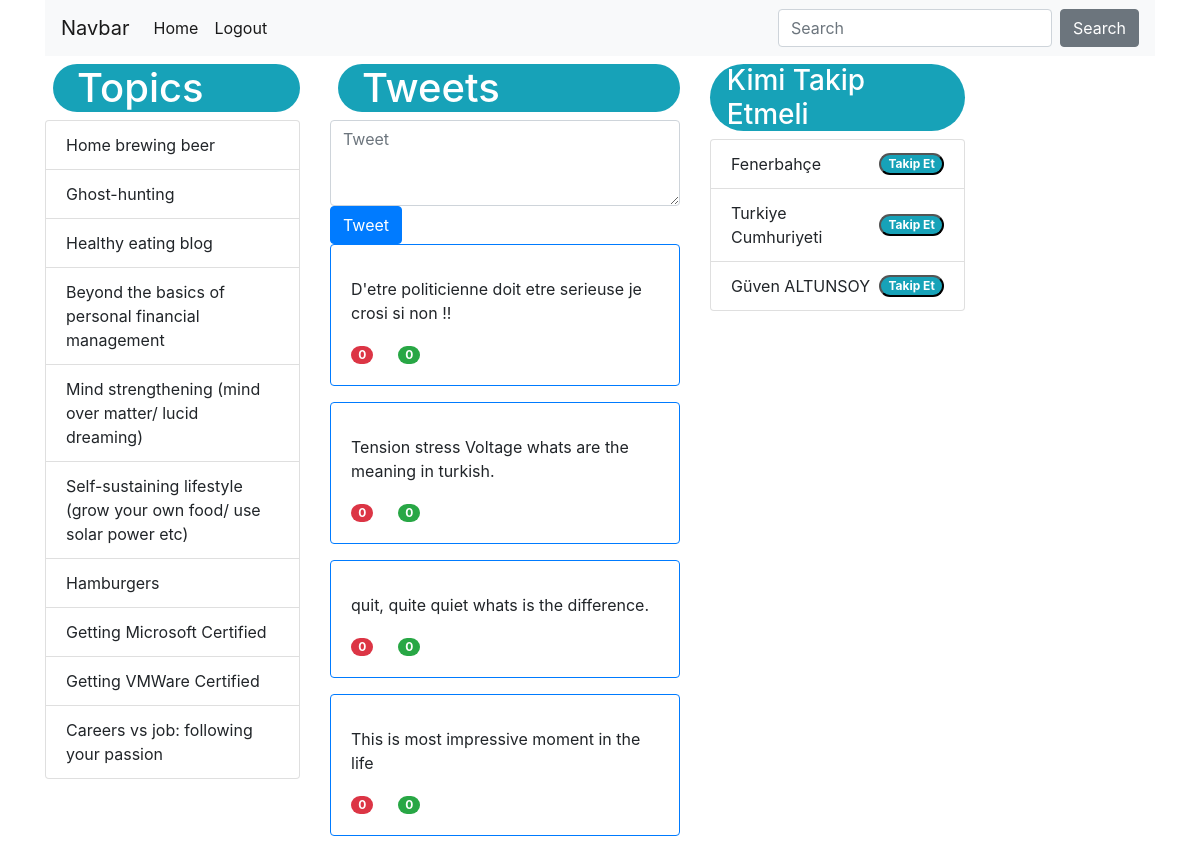
The page / (signed in, upper part) on the database as committed earlier.
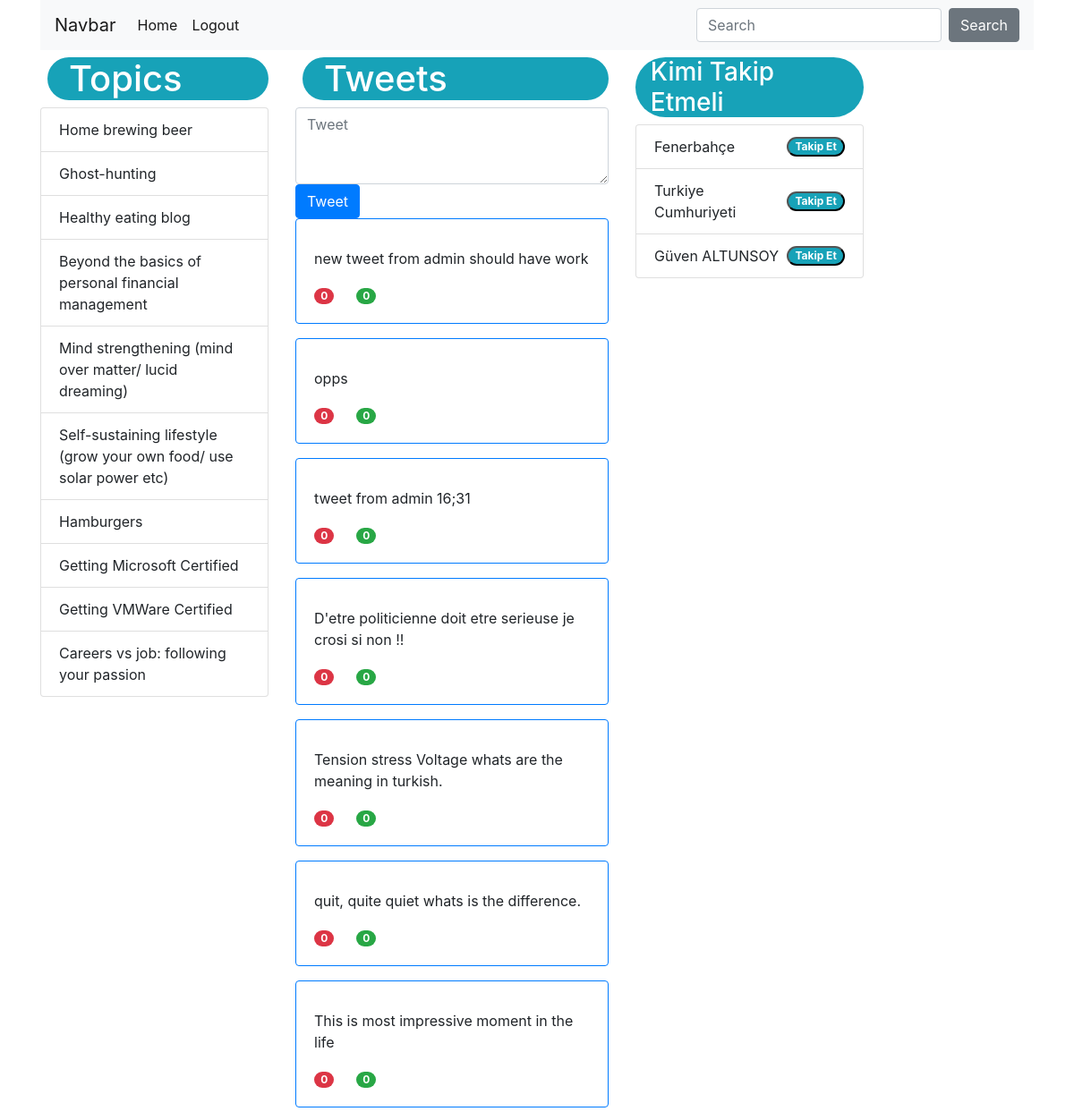
The same page on the database as committed later.
### user_profile/models.py (models this page shows)
class Topics(models.Model):
    topic = models.CharField(max_length=300, blank=False)

### tweet/models.py (models this page shows)
class Tweet(models.Model):
    user_name = models.ForeignKey(
      User, on_delete=models.CASCADE
    )
    post = models.CharField(max_length=240)
    like = models.PositiveIntegerField(default=0)
    retweet = models.PositiveIntegerField(default=0)
    created_date = models.DateTimeField(auto_now_add=True)
    updated_date = models.DateTimeField(auto_now=True)
    is_deleted = models.BooleanField(default=False)

### user_profile/views.py (the view)
# urls.py: path('', index),
def index(request):
    if request.user.is_authenticated:
        print('User LoggedIn')
        return get_tweet(request, request.user.id)
    return redirect('/login')

### tweet/views.py (called while the page is built)
def get_tweet(request, user_id):
    print("get tweet user Id", user_id)
    context = dict()
    context['last_topics'] = Topics.objects.all().order_by('-pk')[:10]
    user_list = Follow.objects.filter(follower_id=user_id)
    tweet_list = list()
    for item in user_list:
        tweet_list.append(Tweet.objects.filter(user_name=item.following_id).order_by('-pk'))
    tweets = list()
    for i in tweet_list:
        for j in i:
            tweets.append(j)
    sorted(tweets, key=lambda x: x.created_date),
    tweets.sort(key=lambda x: x.created_date, reverse=True)
    context['tweets'] = tweets
    return render(request, 'index.html', context)

### templates/index.html (shortened to what this page needs)
<!DOCTYPE html>
<html lang="en">
<head>
    <link rel="stylesheet" href="https://stackpath.bootstrapcdn.com/bootstrap/4.3.1/css/bootstrap.min.css"
>
</head>
<body>
    <div class="container">
        <div class="row-fluid">
            <nav class="navbar navbar-expand-lg navbar-light bg-light">
                <a class="navbar-brand" href="#">Navbar</a>
                <div class="collapse navbar-collapse" id="navbarColor03">
                    <ul class="navbar-nav mr-auto">
                        <li class="nav-item active">
                            <a class="nav-link" href="/">Home <span class="sr-only">(current)</span></a>
                        </li>
                        <li class="nav-item active">
                            <a class="nav-link" href="logout/">Logout</a>
                    </ul>
                    <form class="form-inline my-2 my-lg-0">
                        <input class="form-control mr-sm-2" type="text" placeholder="Search">
                        <button class="btn btn-secondary my-2 my-sm-0" type="submit">Search</button>
                    </form>
                </div>
            </nav>
        </div>
        <div class="row mt-2">
            <div class="col-3">
                <h1 class="ml-2 badge-info badge-pill">Topics</h1>
                <ul class="list-group">
                    {% for topic in last_topics %}
                    <li class="list-group-item d-flex justify-content-between align-items-center">
                        {{ topic.topic }}
                    </li>
                    {% endfor %}
                </ul>
            </div>
            <div class="col-6-fluid col-md-4">
                <h1 class="ml-2 badge-info badge-pill">Tweets</h1>
                <form method="POST" action="/tweet/tweet-post/">
                    <textarea class="form-control" name="tweet" rows="3" placeholder="Tweet"></textarea>
                    <button class="btn btn-primary" type="submit">Tweet</button>
                </form>
                {% for tweet in tweets %}
                <div class="card border-primary mb-3">
                    <div class="card-body">
                        <p class="card-text"> {{ tweet.post }}</p>
                        <a href="#" class="badge card-link badge-pill badge-danger">{{ tweet.like }}</a>
                        <a href="#" class="badge card-link badge-success badge-pill">{{ tweet.retweet }}</a>
                    </div>
                </div>
                {% endfor %}
            </div>
            <div class="col-3">
                <h3 class="badge-info badge-pill">
                    Kimi Takip Etmeli
                </h3>
                <ul class="list-group">
                    <li class="list-group-item d-flex justify-content-between align-items-center">
                        Fenerbahçe
                        <button class="badge badge-info badge-pill">Takip Et</button>
                    </li>
                    <li class="list-group-item d-flex justify-content-between align-items-center">
                        Turkiye Cumhuriyeti
                        <button class="badge badge-info badge-pill">Takip Et</button>
                    </li>
                    <li class="list-group-item d-flex justify-content-between align-items-center">
                        Güven ALTUNSOY
                        <button class="badge badge-info badge-pill">Takip Et</button>
                    </li>
                </ul>
            </div>
        </div>
    </div>
</body>
</html>

Rows that differ between the two databases and show on the page:
added Tweet: post "new tweet from admin should have work", like "0", retweet "0"
added Tweet: post "opps", like "0", retweet "0"
added Tweet: post "tweet from admin 16;31", like "0", retweet "0"
